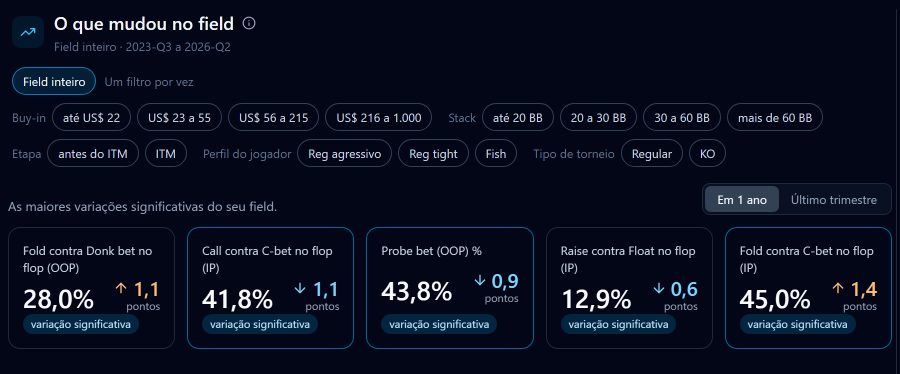
#> input picture content/posts/field-trends-launch/mockups/raw/ft-pt-cards.png, 1800 x 748 px (shown at 1/2 size); its folder holds 2 pictures in this run
$ python build.py
#> lines starting #> are read from the running program, lines starting #| are printed output that depends on the picture; after the words box and inside, x2 and y2 are one past the last pixel; in counts of white or black regions, pixels touching at a corner belong together; pictures that were not available may be replaced by others from this repository, and a replacement may not be noted
"""Field Trends - build das artes de lancamento (mesmo pipeline do Field Ranges).

1. recorta as capturas brutas (mockups/raw) -> src/assets
2. gera os HTMLs-fonte em src/
3. renderiza com Playwright (device_scale_factor=1) -> PNGs finais

Uso: python build.py   (depois: python build_email.py)

Textos: exatamente os de content/posts/field-trends-launch/copy.md. Numeros: aura-main/_ops/field-trends-launch/numeros-verificados.md.
"""
import re
from pathlib import Path

import numpy as np
from PIL import Image, ImageDraw
from playwright.sync_api import sync_playwright

ROOT = Path(__file__).resolve().parents[5]
POST = ROOT / "content/posts/field-trends-launch"
SRC = POST / "instagram/src"
ASSETS = SRC / "assets"
OUT = POST / "instagram"
MOCK = POST / "mockups"
RAW = MOCK / "raw"
TPL = ROOT / "instagram/templates/carrossel-slide.html"

# ---------------------------------------------------------------- capturas
# Cards: 5 cartoes de 334x244 px dentro de ft-*-cards.png (1800x700), borda de 2 px, raio ~24 px.
CARD_X = [(16, 350), (374, 708), (732, 1068), (1092, 1426), (1450, 1784)]
CARD_H0 = 244                      # altura do card; o topo e detectado por idioma (PT 454, EN 482 na captura de 07/10)
CARD_R = 24
# A serie: ft-*-serie.png (1772x748). Dentro da moldura do app (2 px de borda); sem a linha "Ver a reacao".
CHART_BOX = (4, 4, 1766, 636)   # no quadro alinhado (linha Total em y=372)

BG_APP = np.array([2, 6, 22.0])
BAND_OLD = np.array([19, 25, 41.0])   # faixa de variacao normal como o app a pinta (1,1:1 contra o fundo)
BAND_NEW = np.array([46, 60, 82.0])   # mesma faixa, mesma geometria, so mais clara para ser vista no celular


# DECISAO (coordenacao + design, 07/10): o app pinta a faixa de variacao normal quase invisivel no celular.
# Nas artes e no e-mail a faixa e clareada SO EM COR (19,25,41 -> 46,60,82); geometria, pontos, linhas e numeros
# ficam identicos. Os mockups/ finais usam a captura crua, sem este realce. Para desligar, tire a chamada de lift_band
# em make_assets().
def lift_band(im, y0=340, y1=400):
    """A faixa de variacao normal do app e quase invisivel (19,25,41 sobre 2,6,22). Aqui so a COR do preenchimento
    sobe para 46,60,82; forma, posicao e pontos da faixa nao mudam. Mockups finais (mockups/) usam a captura crua."""
    a = np.asarray(im.convert("RGB")).astype(float)
    reg = a[y0:y1].copy()
    d = BAND_OLD - BG_APP
    rel = reg - BG_APP
    t = (rel @ d) / (d @ d)
    res = np.linalg.norm(rel - t[..., None] * d, axis=-1)
    m1 = (res < 8) & (t > 0.1) & (t < 1.15)
    out = reg.copy()
    out[m1] = BG_APP + t[m1][..., None] * (BAND_NEW - BG_APP)
    # linha Total e pontos (cinza claro) sobre a faixa: o antialias leva a cor da faixa nova
    neutral = (np.abs(reg[..., 0] - reg[..., 2]) < 40) & (reg[..., 2] > 60)
    bandcol = m1 & (t > 0.9)
    near = np.zeros_like(bandcol)
    for s in range(-4, 5):
        near |= np.roll(bandcol, s, axis=0)
    m2 = neutral & near & ~m1
    al = np.clip((reg[..., 2] - 41) / (225 - 41), 0, 1)
    out[m2] = reg[m2] + (BAND_NEW - BAND_OLD) * (1 - al[m2])[..., None]
    a[y0:y1] = out
    return Image.fromarray(a.round().clip(0, 255).astype("uint8"))


def card_top(cards_im):
    """Topo (borda cinza 30,41,59) do primeiro card, por idioma: as capturas de PT e EN nao tem o mesmo deslocamento vertical."""
    a = np.asarray(cards_im.convert("RGB"))
    for y in range(380, 560):
        if tuple(a[y, 100]) == (30, 41, 59):
            return y
    raise SystemExit("topo dos cards nao encontrado")


def align_serie(im, ref=372):
    """Leva a linha Total (203,213,225) para y=ref, preenchendo com o fundo do app: a captura PT veio rolada para cima."""
    a = np.asarray(im.convert("RGB"))
    ty = next(y for y in range(a.shape[0]) if tuple(a[y, 600]) == (203, 213, 225))
    dy = ref - ty
    out = Image.new("RGB", im.size, (2, 6, 22))
    out.paste(im, (0, dy))
    return out


def rounded_rgba(im, r):
    """Cartao com cantos transparentes (mascara com antialias a 4x)."""
    im = im.convert("RGBA")
    k = 4
    m = Image.new("L", (im.width * k, im.height * k), 0)
    ImageDraw.Draw(m).rounded_rectangle((0, 0, im.width * k - 1, im.height * k - 1), radius=r * k, fill=255)
    im.putalpha(m.resize(im.size, Image.LANCZOS))
    return im


def make_assets():
    for lang in ("pt", "en"):
        cards = Image.open(RAW / f"ft-{lang}-cards.png").convert("RGB")
        serie = align_serie(Image.open(RAW / f"ft-{lang}-serie.png").convert("RGB"))
        y0 = card_top(cards)
        for i, (x0, x1) in enumerate(CARD_X, 1):
            rounded_rgba(cards.crop((x0, y0, x1, y0 + CARD_H0)), CARD_R).save(ASSETS / f"{lang}-card{i}.png")
        ch = lift_band(serie).crop(CHART_BOX)
        px = ch.load()
        for cx in (0, ch.width - 30):          # sobras da curva da moldura do app nos cantos de cima: nada do conteudo mora ali
            for yy in range(0, 30):
                for xx in range(cx, cx + 30):
                    px[xx, yy] = (2, 6, 22)
        ch.save(ASSETS / f"{lang}-chart.png")
        # mockups finais: capturas cruas (so enquadradas e, na serie, alinhadas)
        cards.crop((0, y0 - 100, 1800, y0 + 252)).save(ASSETS / f"{lang}-mock-cards.png")
        serie.crop((2, 2, 1770, 728)).save(ASSETS / f"{lang}-mock-serie.png")


def make_common_js():
    t = TPL.read_text(encoding="utf-8")
    icon = re.search(r"const ICON_PATHS = `(.*?)`;", t, re.S).group(1)
    letters = re.search(r"const AURA_LETTERS = `(.*?)`;", t, re.S).group(1)
    js = f"""const ICON_PATHS = `{icon}`;
const ICON_SVG = `<svg viewBox="0 0 60 45" fill="currentColor" xmlns="http://www.w3.org/2000/svg">${{ICON_PATHS}}</svg>`;
const AURA_LETTERS = `{letters}`;
const WORDMARK_SVG = `<svg viewBox="1 204 594 129" fill="currentColor" xmlns="http://www.w3.org/2000/svg">${{AURA_LETTERS}}</svg>`;
document.querySelectorAll("[data-icon]").forEach(el => el.innerHTML = ICON_SVG);
document.querySelectorAll("[data-wordmark]").forEach(el => el.innerHTML = WORDMARK_SVG);
(function () {{
  const host = document.getElementById("suits");
  if (!host) return;
  const suits = ["\\u2660", "\\u2663", "\\u2666", "\\u2665"];
  const step = 168; let i = 0;
  for (let y = -40; y < 2000; y += step) {{
    for (let x = -40; x < 1160; x += step) {{
      const s = document.createElement("span");
      s.textContent = suits[i % 4];
      s.style.left = (x + ((Math.floor(y / step) % 2) ? step / 2 : 0)) + "px";
      s.style.top = y + "px";
      s.style.fontSize = (34 + (i * 29) % 18) + "px";
      s.style.transform = `rotate(${{(i * 53) % 40 - 20}}deg)`;
      host.appendChild(s); i++;
    }}
  }}
}})();
"""
    (SRC / "common.js").write_text(js, encoding="utf-8")


# [17 lines left out: functions ring, page, not called in this run]


def lockup(right=""):
    return f"""<header><div class="lockup"><span class="icon" data-icon></span><span class="wm" data-wordmark></span></div>{right}</header>"""


def footer(T):
    return f"""<footer><div class="f-left"><div class="handle"><span class="icon" data-icon></span><span>@aurapokeranalytics</span></div>
<div class="sample">{T['sample']}</div></div><span class="age">18+</span></footer>"""


KICK = '<div class="kicker">Field Trends</div>'


# Selo de lancamento ("NOVO MODULO" / "NEW MODULE"): pilula ambar + kicker. Nunca "Beta".
NEWCSS = """
.krow { display: flex; align-items: center; gap: 22px; }
.krow.c { justify-content: center; }
.newpill { flex: none; font-size: 31px; font-weight: 900; letter-spacing: 0.1em; text-transform: uppercase; color: #0F1526;
  background: linear-gradient(135deg, var(--amber3), var(--amber6)); border-radius: 999px; padding: 13px 30px; box-shadow: 0 8px 30px rgba(245,158,11,.35); }
.krow .kicker { font-size: 27px; }
.krow .kicker::before { display: none; }
"""


def kickrow(t, center=False):
    c = " c" if center else ""
    return f'<div class="krow{c}"><span class="newpill">{t["new"]}</span>{KICK}</div>'

T = {
    "pt": {
        "new": "NOVO MÓDULO",
        "feed_cta": "Já na Aura · conta grátis, link na bio",
        "sample": "Dados: Aura · 11 trimestres, até o 2T26 (em curso) · 18+",
        "period": "2T25 → 2T26 (em curso)",
        "ccap": "Variação em 1 ano <span class=\"nw\">(2T26 em curso)</span>",
        "band": "faixa de variação normal",
        "cap": "Gráfico: C-bet no flop (IP) %, com a sua faixa de variação normal",
        # feed
        "feed_title": "O FIELD MUDOU.<br><em>O SEU EXPLOIT<br>AINDA VALE?</em>",
        "feed_size": 82,
        "feed_spot": "Field contra c-bet IP no flop",
        "feed_l1": "Fold to c-bet IP:",
        "feed_v1": "43,62%", "feed_v2": "44,99%",
        "d_delta": "+1,36 pp", "d_band": "± 0,77 pp",
        # story
        "st_q1": "Fold to c-bet IP no flop:",
        "st_q2": "Mudança real ou variação normal?",
        "st_period": "(2T25 → 2T26, em curso)",
        "st_b1": "<b>+1,36 pp</b>, acima da faixa de <span class=\"nw\"><b>± 0,77 pp</b></span>: é mudança real.",
        "st_b2": "Veja uma stat de graça.",
        "st_btn": "Conta grátis",
        # carrossel
        "s1_t": "O FIELD MUDOU.<br><em>E O SEU EXPLOIT?</em>",
        "s1_size": 88,
        "s1_s": "Acompanhe o field, trimestre a trimestre.",
        "s2_t": "STAT <em>POR STAT</em>",
        "s2_b": "<b>114</b> stats do pós-flop: c-bet, fold to c-bet, donk, probe e mais, trimestre a trimestre.",
        "s2_h": "Só o c-bet IP no flop soma <b>75,7 milhões</b> de mãos <small>(a soma inclui o 2T26, em curso)</small>.",
        "s3_t": "SÓ O QUE MUDOU<br><em>DE VERDADE</em>",
        "s3_b": "No último ano, <b>23</b> das <b>114</b> stats tiveram variação significativa.",
        "s3_h": "Menos stat para olhar, mais tempo de estudo.",
        "s4_t": "REAL OU<br><em>VARIAÇÃO NORMAL?</em>",
        "s4_b": "Cada stat traz a faixa de variação normal do próprio field. Dentro da faixa, é oscilação. Fora, o field mudou.",
        "s4_h": "Fold to c-bet IP: <b>+1,36 pp</b>. Faixa: <b>± 0,77 pp</b>. Mudança real.",
        "s5_t": "O QUE FAZER <em>COM ISSO</em>",
        "s5_b": "O fold to c-bet IP foi de <b>43,62%</b> para <b>44,99%</b> <small>(2T26 em curso)</small>, e o call caiu de <b>42,99%</b> para <b>41,84%</b> <small>(2T26 em curso)</small>. O field folda um pouco mais e paga um pouco menos.",
        "s5_h": "Em média, o c-bet de bluff IP tem um pouco mais de fold equity. Confira no seu spot.",
        "s5_m": "Filtre por buy-in e stack <span class=\"nw\">(planos pagos)</span> e confira no field do seu jogo.",
        "s6_t": "ABRA O<br><em>FIELD TRENDS</em>",
        "s6_b": "Crie sua conta grátis e abra o Field Trends.",
        "s6_btn": "Link na bio",
    },
    "en": {
        "new": "NEW MODULE",
        "feed_cta": "Now on Aura · free account, link in bio",
        "sample": "Data: Aura · 11 quarters, through 2Q26 (in progress) · 18+",
        "period": "2Q25 → 2Q26 (in progress)",
        "ccap": "Change over 1 year <span class=\"nw\">(2Q26 in progress)</span>",
        "band": "normal variation band",
        "cap": "Chart: IP flop c-bet %, with its normal variation band",
        "feed_title": "THE FIELD CHANGED.<br><em>DOES YOUR EXPLOIT STILL HOLD?</em>",
        "feed_size": 76,
        "feed_spot": "Field vs IP flop c-bet",
        "feed_l1": "Fold to c-bet IP:",
        "feed_v1": "43.62%", "feed_v2": "44.99%",
        "d_delta": "+1.36 pp", "d_band": "± 0.77 pp",
        "st_q1": "IP flop fold to c-bet:",
        "st_q2": "Real change or normal variation?",
        "st_period": "(2Q25 → 2Q26, in progress)",
        "st_b1": "<b>+1.36 pp</b>, above the <span class=\"nw\"><b>± 0.77 pp</b></span> band: it is a real change.",
        "st_b2": "See one stat for free.",
        "st_btn": "Free account",
        "s1_t": "THE FIELD CHANGED.<br><em>WHAT ABOUT YOUR EXPLOIT?</em>",
        "s1_size": 76,
        "s1_s": "Follow the field, quarter by quarter.",
        "s2_t": "STAT <em>BY STAT</em>",
        "s2_b": "<b>114</b> postflop stats: c-bet, fold to c-bet, donk, probe and more, quarter by quarter.",
        "s2_h": "The IP flop c-bet alone adds up to <b>75.7 million</b> hands <small>(the sum includes 2Q26, in progress)</small>.",
        "s3_t": "ONLY WHAT<br><em>REALLY CHANGED</em>",
        "s3_b": "Over the past year, <b>23</b> of the <b>114</b> stats had a significant change.",
        "s3_h": "Fewer stats to scan, more time to study.",
        "s4_t": "REAL OR<br><em>NORMAL VARIATION?</em>",
        "s4_b": "Every stat carries the normal variation band of its own field. Inside the band, it is drift. Outside, the field changed.",
        "s4_h": "IP fold to c-bet: <b>+1.36 pp</b>. Band: <b>± 0.77 pp</b>. A real change.",
        "s5_t": "WHAT TO DO <em>WITH IT</em>",
        "s5_b": "IP fold to c-bet went from <b>43.62%</b> to <b>44.99%</b> <small>(2Q26 in progress)</small>, and the call dropped from <b>42.99%</b> to <b>41.84%</b> <small>(2Q26 in progress)</small>. The field folds a little more and calls a little less.",
        "s5_h": "On average, the IP bluff c-bet has a little more fold equity. Check it in your own spot.",
        "s5_m": "Filter by buy-in and stack <span class=\"nw\">(paid plans)</span> and check the field you actually play.",
        "s6_t": "OPEN<br><em>FIELD TRENDS</em>",
        "s6_b": "Create your free account and open Field Trends.",
        "s6_btn": "Link in bio",
    },
}


# [15 lines left out: function diagram, not called in this run]


def img(lang, name):
    return f'<img src="assets/{lang}-{name}.png">'


# ---------------------------------------------------------------- FEED
# [66 lines left out: functions feed, story, not called in this run]


# ---------------------------------------------------------------- CARROSSEL
def slide_head(n):
    return lockup(f'<span class="indicator">{n} / 6</span>')


def slide_title(t, key, size=70):
    return f"""<div class="z" style="margin-top:40px">{KICK}<h1 class="title" style="font-size:{size}px;margin-top:22px">{t[key]}</h1></div>"""


CARDCSS = """
.cards { display: flex; flex-wrap: wrap; gap: 24px; justify-content: center; }
.cards img { display: block; width: 288px; height: auto; filter: drop-shadow(0 18px 34px rgba(0,0,0,.55)); }
"""


BLEED = """
.shot { margin-left: -84px; margin-right: -84px; width: 1080px; border-radius: 0; border-left: 0; border-right: 0; }
"""


# [105 lines left out: function carousel, not called in this run]


# ---------------------------------------------------------------- MOCKUPS (capturas cruas, so enquadradas)
MCSS = """
html, body { width: auto; background: transparent; }
#wrap { display: inline-flex; gap: 56px; padding: 80px; background: transparent; }
.f { border-radius: 30px; overflow: hidden; background: #020617; border: 2px solid rgba(251,191,36,.3);
  box-shadow: 0 34px 90px rgba(0,0,0,.6), 0 0 50px rgba(212,164,24,.12); }
.f img { display: block; }
"""


def mock_html(imgs):
    tags = "".join(f'<div class="f"><img src="assets/{i}"></div>' for i in imgs)
    return f'<!DOCTYPE html><html><head><meta charset="UTF-8"><style>{MCSS}</style></head><body><div id="wrap">{tags}</div></body></html>'


def main():
    ASSETS.mkdir(parents=True, exist_ok=True)
    OUT.mkdir(exist_ok=True)
    MOCK.mkdir(exist_ok=True)
    make_assets()
#> in make_assets, cards is the input picture: PIL image 1800x748 RGB; mean R, G, B 9.9, 16, 33.2
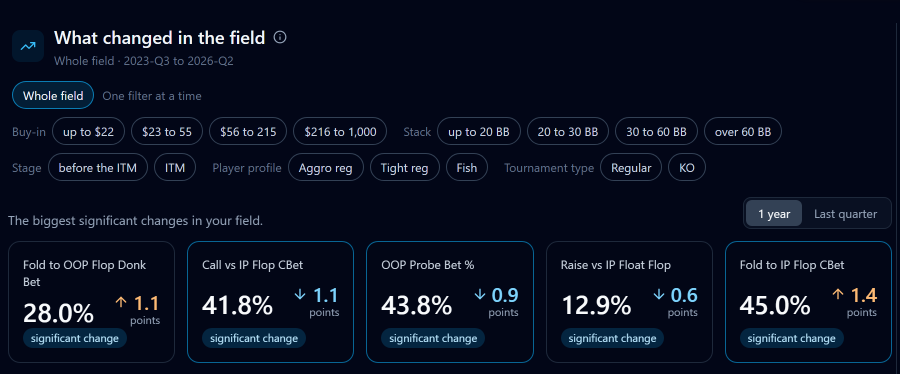
#> input picture content/posts/field-trends-launch/mockups/raw/ft-en-cards.png, 1800 x 748 px, given in place of ft-pt-serie.png, which was not available (shown at 1/2 size)
#> in align_serie, a is the input picture: shape (748, 1800, 3); mean R, G, B 9.4, 15.3, 32.5
#> in align_serie, `ty = next(y for y in range(a.shape[0]) if tuple(a[y, 600]) == (203, 21..`: ty = 339
#> in align_serie, `dy = ref - ty`: dy = 33
#> in align_serie, `out.paste(im, (0, dy))`:
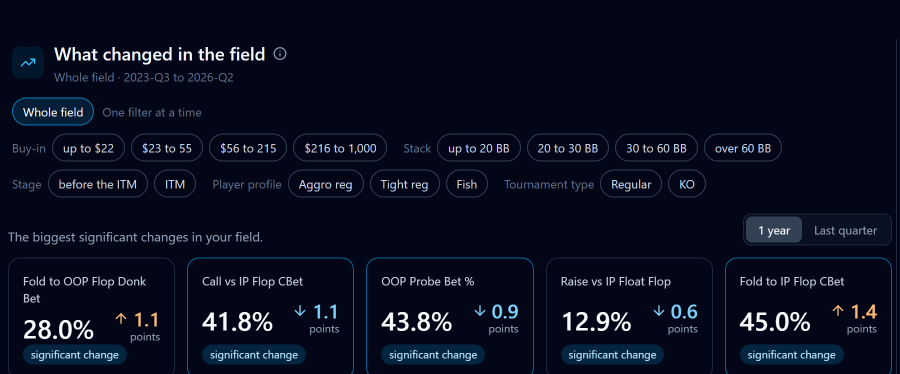
#> out: PIL image 1800x748 RGB (shown at 1/2 size); mean R, G, B 9.4, 15.2, 32.3
#> in make_assets, `y0 = card_top(cards)`: y0 = 454
#> the loop in make_assets, `for i, (x0, x1) in enumerate(CARD_X, 1):` made 5 passes
#> pass 1, in make_assets, `rounded_rgba(cards.crop((x0, y0, x1, y0 + CARD_H0)), CARD_R).save(ASSE..`:
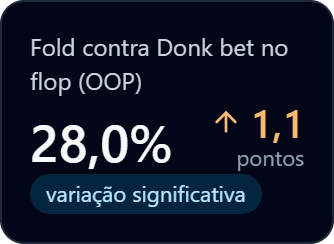
#> saved as pt-card1.png: PIL image 334x244 RGBA; mean R, G, B, A 18.3, 25.5, 41.8, 253.4; transparent parts drawn white
#> in lift_band, `m1 = (res < 8) & (t > 0.1) & (t < 1.15)`: m1: shape (60, 1800) bool; 0.87% white in thin lines or dots, all inside (x1, y1, x2, y2) = (41, 0, 1412, 55)
#> in lift_band, `out[m1] = BG_APP + t[m1][..., None] * (BAND_NEW - BG_APP)`: out: shape (60, 1800, 3) float64; mean R, G, B 11, 15.8, 33.2
#> in lift_band, `neutral = (np.abs(reg[..., 0] - reg[..., 2]) < 40) & (reg[..., 2] > 60)`: neutral: shape (60, 1800) bool; 5.9% white in thin lines or dots, all inside (x1, y1, x2, y2) = (26, 0, 1412, 55)
#> in lift_band, `bandcol = m1 & (t > 0.9)`: bandcol: shape (60, 1800) bool; 0.17% white in thin lines or dots, all inside (x1, y1, x2, y2) = (96, 0, 1411, 54)
#> after the loop in lift_band, `for s in range(-4, 5):`:
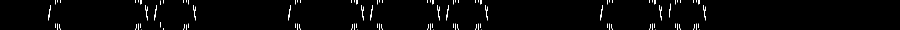
#> near: shape (60, 1800) bool (shown at 1/2 size); 1.5% white in thin lines or dots, all inside (x1, y1, x2, y2) = (96, 0, 1411, 60)
#> in lift_band, `out[m2] = reg[m2] + (BAND_NEW - BAND_OLD) * (1 - al[m2])[..., None]`: out: shape (60, 1800, 3) float64; mean R, G, B 11.1, 15.9, 33.3
#> in make_assets, `ch = lift_band(serie).crop(CHART_BOX)`:
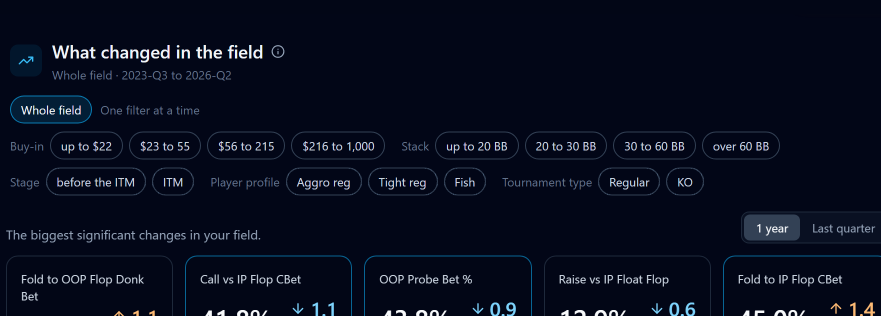
#> ch: PIL image 1762x632 RGB (shown at 1/2 size); mean R, G, B 8.1, 13.1, 30.1
#> in make_assets, `cards.crop((0, y0 - 100, 1800, y0 + 252)).save(ASSETS / f"{lang}-mock-..`:
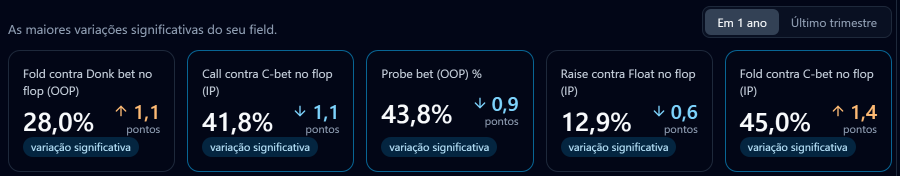
#> saved as pt-mock-cards.png: PIL image 1800x352 RGB (shown at 1/2 size); mean R, G, B 13, 20.6, 37.8
#> in make_assets, `serie.crop((2, 2, 1770, 728)).save(ASSETS / f"{lang}-mock-serie.png")`:
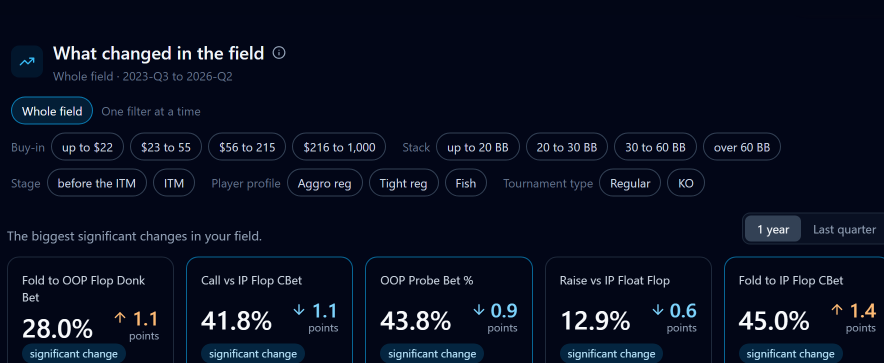
#> saved as pt-mock-serie.png: PIL image 1768x726 RGB (shown at 1/2 size); mean R, G, B 9.7, 15.5, 32.6
    make_common_js()
    jobs = []  # (html, png, w, h)
    for lang in ("pt", "en"):
        jobs.append((f"feed-{lang}.html", OUT / f"feed-{lang}.png", 1080, 1350))
        (SRC / f"feed-{lang}.html").write_text(feed(lang), encoding="utf-8")
        jobs.append((f"story-{lang}.html", OUT / f"story-{lang}.png", 1080, 1920))
        (SRC / f"story-{lang}.html").write_text(story(lang), encoding="utf-8")
        for n in range(1, 7):
            (SRC / f"carrossel-{lang}-{n:02d}.html").write_text(carousel(lang, n), encoding="utf-8")
            jobs.append((f"carrossel-{lang}-{n:02d}.html", OUT / f"carrossel-{lang}-{n:02d}.png", 1080, 1350))
        for name, f in (("cards", f"{lang}-mock-cards.png"), ("serie", f"{lang}-mock-serie.png")):
            (SRC / f"mockup-{name}-{lang}.html").write_text(mock_html([f]), encoding="utf-8")
            jobs.append((f"mockup-{name}-{lang}.html", MOCK / f"{name}-{lang}.png", None, None))
    with sync_playwright() as p:
        b = p.chromium.launch()
        for html, png, w, h in jobs:
            if w:
                pg = b.new_page(viewport={"width": w, "height": h}, device_scale_factor=1)
                pg.goto((SRC / html).as_uri())
                pg.evaluate("document.fonts.ready")
                pg.wait_for_timeout(250)
                pg.screenshot(path=str(png), clip={"x": 0, "y": 0, "width": w, "height": h})
            else:
                pg = b.new_page(viewport={"width": 2300, "height": 1200}, device_scale_factor=1)
                pg.goto((SRC / html).as_uri())
                pg.evaluate("document.fonts.ready")
                pg.wait_for_timeout(150)
                pg.locator("#wrap").screenshot(path=str(png), omit_background=True)
            pg.close()
            print("ok", png.name)
        b.close()


if __name__ == "__main__":
#> (the run stopped early here; a loop or call above may not have finished)
